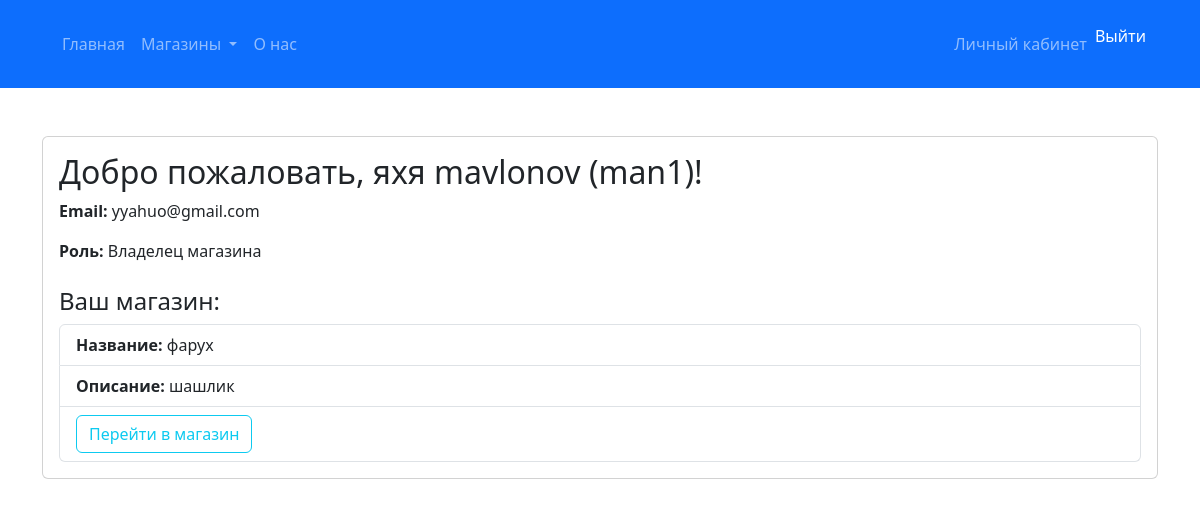
The page /users/profile/ (signed in) on the database its author committed.
### users/models.py (models this page shows, shortened)
class CustomUser(AbstractUser):
    ROLE_CHOICES = (
        ('buyer', 'Покупатель'),
        ('store_owner', 'Владелец магазина'),
    )
    role = models.CharField(max_length=20, choices=ROLE_CHOICES, default='buyer')
    email = models.EmailField(unique=True)

### store/models/store.py (models this page shows, shortened)
class Store(models.Model):
    owner = models.OneToOneField(CustomUser, on_delete=models.CASCADE, related_name='store')  # связь с владельцем
    name = models.CharField(max_length=255)  # Название магазина
    description = models.TextField(blank=True)  # Описание магазина
    created_at = models.DateTimeField(auto_now_add=True)  # Дата создания магазина
    logo = models.ImageField(upload_to='store_logos/', null=True, blank=True)  # Логотип магазина (опционально)
    class Meta:
        verbose_name = 'Store'
        verbose_name_plural = 'Stores'

### users/views.py (the view)
# urls.py: path('profile/', profile_view, name='profile'),  # если есть
@login_required
def profile_view(request):
    store = getattr(request.user, 'store', None)  # Получаем магазин, если есть
    return render(request, 'users/profile.html', {'store': store})

### app/context_processors.py (called while the page is built)
def menu_categories(request):
    stores = Store.objects.prefetch_related('categories__subcategories').all()
    return {'menu_categories': stores}

### users/templates/users/profile.html (shortened to what this page needs)
<!DOCTYPE html>
<html lang="ru">
<head>
    <link href="https://cdn.jsdelivr.net/npm/bootstrap@5.3.0-alpha1/dist/css/bootstrap.min.css" rel="stylesheet">
</head>
<body>
    {% include 'app/header.html' %}
    <div class="container mt-5">
        <div class="card">
            <div class="card-body">
                <h2 class="card-title">Добро пожаловать, {{ user.first_name }} {{ user.last_name }} ({{ user.username }})!</h2>
                <p class="card-text"><strong>Email:</strong> {{ user.email }}</p>
                <p class="card-text"><strong>Роль:</strong>
                    {% if user.role == 'store_owner' %}
                        Владелец магазина
                    {% else %}
                        Покупатель
                    {% endif %}
                </p>
                {% if user.role == 'store_owner' %}
                    {% if user.store %}
                        <h4 class="mt-4">Ваш магазин:</h4>
                        <ul class="list-group">
                            <li class="list-group-item"><strong>Название:</strong> {{ user.store.name }}</li>
                            <li class="list-group-item"><strong>Описание:</strong> {{ user.store.description }}</li>
                            <li class="list-group-item"><a href="{% url 'store_detail' user.store.id %}" class="btn btn-outline-info">Перейти в магазин</a></li>
                        </ul>
                    {% else %}
                        <a href="{% url 'create_store' %}" class="btn btn-primary mt-3">Создать магазин</a>
                    {% endif %}
                {% endif %}
            </div>
        </div>
    </div>
</body>
</html>

### rows shown on the page
CustomUser: first_name "яхя", last_name "mavlonov", username "man1", email "yyahuo@gmail.com", store.name "фарух", store.description "шашлик"
